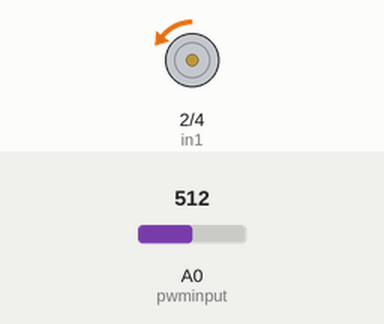
Simulated run of this sketch. Board: Arduino Uno, built with avr-gcc and run on an emulated ATmega328P. Parts: motor-driver pin pairs drawn as motors (green arrow = first pin HIGH = forward, orange = second pin HIGH = backward, longer = more drive, scaled by the enable pin). The inputs (shaded band) are chosen by the test bench; at power-on: A0 (pwminput) = 512. What the sketch prints to the serial monitor is not drawn.

Above: at 1.2 s.
1.3 s: A0 (pwminput) set to 716
At 2.5 s:
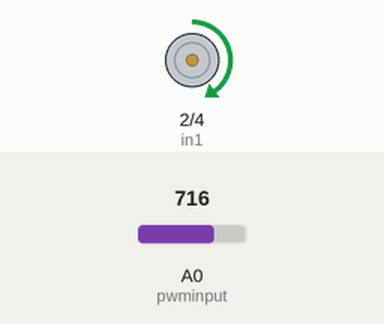
2.8 s: A0 (pwminput) set to 900
At 3.6 s:
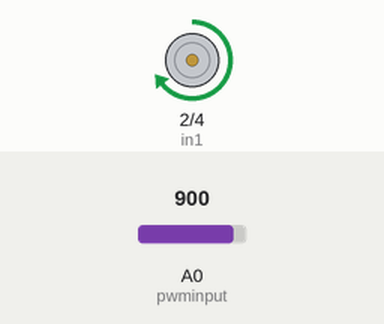
4.3 s: A0 (pwminput) set to 306
At 4.8 s:
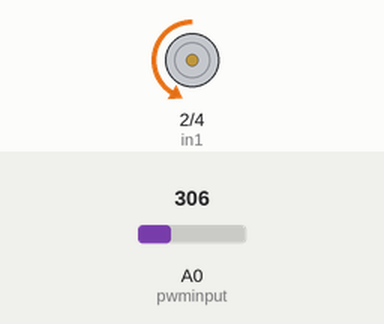
5.8 s: A0 (pwminput) set to 245
At 7.0 s:
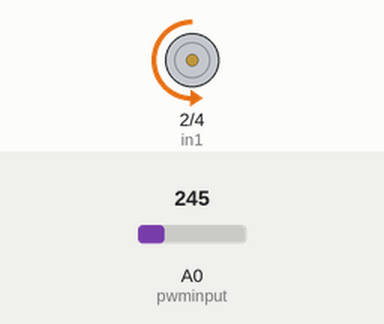
7.3 s: A0 (pwminput) set to 122
At 8.3 s:
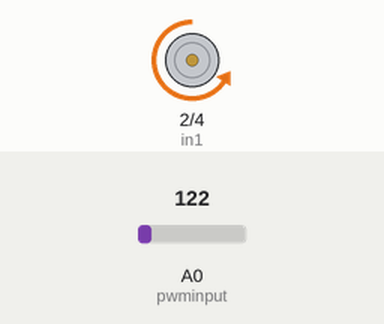
8.8 s: A0 (pwminput) set to 511
At 9.3 s:
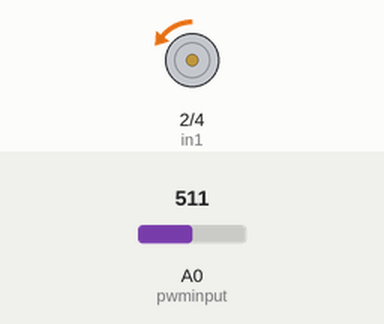
Timing chart, 0 to 11.3 s (numbered marks = the images above; inputs shaded):
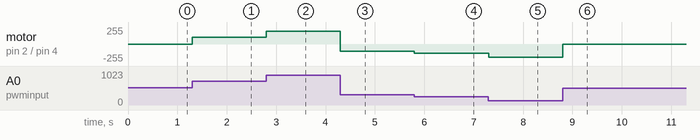

The sketch:

l298n_motor_control.ino
```cpp
int in1 = 2;
int in2 = 4;
int ena = 5;
int pwminput = A0;

void setup() {
  Serial.begin(9600);
  // put your setup code here, to run once:
  pinMode(in1 , OUTPUT);
  pinMode(in2 , OUTPUT);
  pinMode(ena , OUTPUT);

  digitalWrite(in1, HIGH);
  digitalWrite(in2, LOW);
}

int pwm;

void loop() {
  // put your main code here, to run repeatedly:
  int value = analogRead(pwminput);
  pwm = map(value, 516, 1023, 0, 255);

  if(pwm < 0 )
  {
    digitalWrite(in1, LOW);
    digitalWrite(in2, HIGH);
    pwm = pwm * (-1);
  }
  else
  {
    digitalWrite(in1, HIGH);
    digitalWrite(in2, LOW);
  }
  if(pwm > 255)
  {
    pwm = 255;
  }
  analogWrite(ena , pwm);
  Serial.println(pwm);
}
```

Measured:
- after the input at 1.3 s, motor on pin 2 (in1) / pin 4 (in2): backward 2/255 → forward 100/255 at once
- after the input at 2.8 s, motor on pin 2 (in1) / pin 4 (in2): forward 100/255 → forward 193/255 at once
- after the input at 4.3 s, motor on pin 2 (in1) / pin 4 (in2): forward 193/255 → backward 105/255 at once
- after the input at 5.8 s, motor on pin 2 (in1) / pin 4 (in2): backward 105/255 → backward 136/255 at once
- after the input at 7.3 s, motor on pin 2 (in1) / pin 4 (in2): backward 136/255 → backward 198/255 at once
- after the input at 8.8 s, motor on pin 2 (in1) / pin 4 (in2): backward 198/255 → backward 2/255 at once
